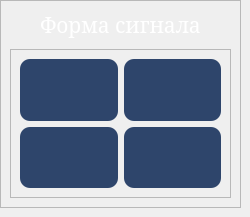
    <widget class="QWidget" name="signal_page">
     <widget class="QFrame" name="signal_frame">
      <property name="geometry">
       <rect>
        <x>0</x>
        <y>0</y>
        <width>241</width>
        <height>208</height>
       </rect>
      </property>
      <property name="minimumSize">
       <size>
        <width>241</width>
        <height>208</height>
       </size>
      </property>
      <property name="maximumSize">
       <size>
        <width>16777215</width>
        <height>208</height>
       </size>
      </property>
      <property name="styleSheet">
       <string notr="true">background-color: none;</string>
      </property>
      <property name="frameShape">
       <enum>QFrame::StyledPanel</enum>
      </property>
      <property name="frameShadow">
       <enum>QFrame::Raised</enum>
      </property>
      <layout class="QVBoxLayout" name="verticalLayout_3">
       <item>
        <widget class="QLabel" name="signal_frame_label">
         <property name="maximumSize">
          <size>
           <width>16777215</width>
           <height>33</height>
          </size>
         </property>
         <property name="font">
          <font>
           <family>MS Serif</family>
           <pointsize>16</pointsize>
          </font>
         </property>
         <property name="styleSheet">
          <string notr="true">QLabel{
	background-color: rgba(255, 255, 255, 0);
	
	color: rgb(255, 255, 255);
}</string>
         </property>
         <property name="text">
          <string>Форма сигнала</string>
         </property>
         <property name="alignment">
          <set>Qt::AlignHCenter|Qt::AlignTop</set>
         </property>
        </widget>
       </item>
       <item>
        <widget class="QFrame" name="signal_buttons_frame">
         <property name="styleSheet">
          <string notr="true">QFrame {
	background-color: none;
}</string>
         </property>
         <property name="frameShape">
          <enum>QFrame::StyledPanel</enum>
         </property>
         <property name="frameShadow">
          <enum>QFrame::Raised</enum>
         </property>
         <layout class="QGridLayout" name="gridLayout_10">
          <item row="0" column="0">
           <widget class="QPushButton" name="signal_button_1">
            <property name="enabled">
             <bool>true</bool>
            </property>
            <property name="sizePolicy">
             <sizepolicy hsizetype="Ignored" vsizetype="Ignored">
              <horstretch>0</horstretch>
              <verstretch>0</verstretch>
             </sizepolicy>
            </property>
            <property name="minimumSize">
             <size>
              <width>57</width>
              <height>35</height>
             </size>
            </property>
            <property name="focusPolicy">
             <enum>Qt::NoFocus</enum>
            </property>
            <property name="styleSheet">
             <string notr="true">QPushButton {
	background-color: rgb(46, 69, 107);
	border: none;
	border-radius: 10px;
	color: white
}</string>
            </property>
            <property name="text">
             <string/>
            </property>
            <property name="icon">
             <iconset>
              <normaloff>images/_signal1.png</normaloff>images/_signal1.png</iconset>
            </property>
            <property name="iconSize">
             <size>
              <width>45</width>
              <height>45</height>
             </size>
            </property>
           </widget>
          </item>
          <item row="0" column="1">
           <widget class="QPushButton" name="signal_button_0">
            <property name="enabled">
             <bool>true</bool>
            </property>
            <property name="sizePolicy">
             <sizepolicy hsizetype="Ignored" vsizetype="Ignored">
              <horstretch>0</horstretch>
              <verstretch>0</verstretch>
             </sizepolicy>
            </property>
            <property name="minimumSize">
             <size>
              <width>57</width>
              <height>35</height>
             </size>
            </property>
            <property name="focusPolicy">
             <enum>Qt::NoFocus</enum>
            </property>
            <property name="styleSheet">
             <string notr="true">QPushButton {
	background-color: rgb(46, 69, 107);
	border: none;
	border-radius: 10px;
	color: white
}</string>
            </property>
            <property name="text">
             <string/>
            </property>
            <property name="icon">
             <iconset>
              <normaloff>images/_signal0.png</normaloff>images/_signal0.png</iconset>
            </property>
            <property name="iconSize">
             <size>
              <width>45</width>
              <height>45</height>
             </size>
            </property>
           </widget>
          </item>
          <item row="1" column="1">
           <widget class="QPushButton" name="signal_button_2">
            <property name="enabled">
             <bool>true</bool>
            </property>
            <property name="sizePolicy">
             <sizepolicy hsizetype="Ignored" vsizetype="Ignored">
              <horstretch>0</horstretch>
              <verstretch>0</verstretch>
             </sizepolicy>
            </property>
            <property name="minimumSize">
             <size>
              <width>57</width>
              <height>35</height>
             </size>
            </property>
            <property name="focusPolicy">
             <enum>Qt::NoFocus</enum>
            </property>
            <property name="styleSheet">
             <string notr="true">QPushButton {
	background-color: rgb(46, 69, 107);
	border: none;
	border-radius: 10px;
	color: white
}</string>
            </property>
            <property name="text">
             <string/>
            </property>
            <property name="icon">
             <iconset>
              <normaloff>images/_signal2.png</normaloff>images/_signal2.png</iconset>
            </property>
            <property name="iconSize">
             <size>
              <width>45</width>
              <height>45</height>
             </size>
            </property>
           </widget>
          </item>
          <item row="1" column="0">
           <widget class="QPushButton" name="signal_button_3">
            <property name="enabled">
             <bool>true</bool>
            </property>
            <property name="sizePolicy">
             <sizepolicy hsizetype="Ignored" vsizetype="Ignored">
              <horstretch>0</horstretch>
              <verstretch>0</verstretch>
             </sizepolicy>
            </property>
            <property name="minimumSize">
             <size>
              <width>57</width>
              <height>35</height>
             </size>
            </property>
            <property name="focusPolicy">
             <enum>Qt::NoFocus</enum>
            </property>
            <property name="styleSheet">
             <string notr="true">QPushButton {
	background-color: rgb(46, 69, 107);
	border: none;
	border-radius: 10px;
	color: white
}</string>
            </property>
            <property name="text">
             <string/>
            </property>
            <property name="icon">
             <iconset>
              <normaloff>images/_signal3.png</normaloff>images/_signal3.png</iconset>
            </property>
            <property name="iconSize">
             <size>
              <width>45</width>
              <height>45</height>
             </size>
            </property>
           </widget>
          </item>
         </layout>
        </widget>
       </item>
      </layout>
     </widget>
    </widget>
